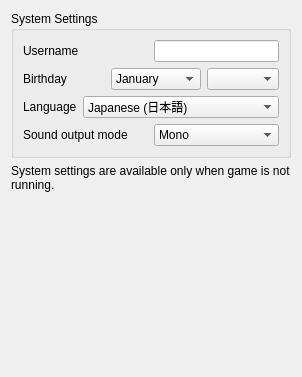
<?xml version="1.0" encoding="UTF-8"?>
<ui version="4.0">
 <class>ConfigureSystem</class>
 <widget class="QWidget" name="ConfigureSystem">
  <property name="geometry">
   <rect>
    <x>0</x>
    <y>0</y>
    <width>300</width>
    <height>377</height>
   </rect>
  </property>
  <property name="windowTitle">
   <string>Form</string>
  </property>
  <layout class="QHBoxLayout" name="horizontalLayout">
   <item>
    <layout class="QVBoxLayout" name="verticalLayout">
     <item>
      <widget class="QGroupBox" name="group_system_settings">
       <property name="title">
        <string>System Settings</string>
       </property>
       <layout class="QVBoxLayout" name="verticalLayout_2">
        <item>
         <layout class="QHBoxLayout" name="horizontalLayout_username">
          <item>
           <widget class="QLabel" name="label_username">
            <property name="text">
             <string>Username</string>
            </property>
           </widget>
          </item>
          <item>
           <widget class="QLineEdit" name="edit_username">
            <property name="sizePolicy">
             <sizepolicy hsizetype="Preferred" vsizetype="Fixed">
              <horstretch>0</horstretch>
              <verstretch>0</verstretch>
             </sizepolicy>
            </property>
           </widget>
          </item>
         </layout>
        </item>
        <item>
         <layout class="QHBoxLayout" name="horizontalLayout_birthday">
          <item>
           <widget class="QLabel" name="label_birthday">
            <property name="text">
             <string>Birthday</string>
            </property>
           </widget>
          </item>
          <item>
           <layout class="QHBoxLayout" name="horizontalLayout_birthday2">
            <item>
             <widget class="QComboBox" name="combo_birthmonth">
              <item>
               <property name="text">
                <string>January</string>
               </property>
              </item>
              <item>
               <property name="text">
                <string>February</string>
               </property>
              </item>
              <item>
               <property name="text">
                <string>March</string>
               </property>
              </item>
              <item>
               <property name="text">
                <string>April</string>
               </property>
              </item>
              <item>
               <property name="text">
                <string>May</string>
               </property>
              </item>
              <item>
               <property name="text">
                <string>June</string>
               </property>
              </item>
              <item>
               <property name="text">
                <string>July</string>
               </property>
              </item>
              <item>
               <property name="text">
                <string>August</string>
               </property>
              </item>
              <item>
               <property name="text">
                <string>September</string>
               </property>
              </item>
              <item>
               <property name="text">
                <string>October</string>
               </property>
              </item>
              <item>
               <property name="text">
                <string>November</string>
               </property>
              </item>
              <item>
               <property name="text">
                <string>December</string>
               </property>
              </item>
             </widget>
            </item>
            <item>
             <widget class="QComboBox" name="combo_birthday"/>
            </item>
           </layout>
          </item>
         </layout>
        </item>
        <item>
         <layout class="QHBoxLayout" name="horizontalLayout_language">
          <item>
           <widget class="QLabel" name="label_language">
            <property name="text">
             <string>Language</string>
            </property>
           </widget>
          </item>
          <item>
           <widget class="QComboBox" name="combo_language">
            <item>
             <property name="text">
              <string>Japanese (日本語)</string>
             </property>
            </item>
            <item>
             <property name="text">
              <string>English</string>
             </property>
            </item>
            <item>
             <property name="text">
              <string>French (français)</string>
             </property>
            </item>
            <item>
             <property name="text">
              <string>German (Deutsch)</string>
             </property>
            </item>
            <item>
             <property name="text">
              <string>Italian (italiano)</string>
             </property>
            </item>
            <item>
             <property name="text">
              <string>Spanish (español)</string>
             </property>
            </item>
            <item>
             <property name="text">
              <string>Simplified Chinese (简体中文)</string>
             </property>
            </item>
            <item>
             <property name="text">
              <string>Korean (한국어)</string>
             </property>
            </item>
            <item>
             <property name="text">
              <string>Dutch (Nederlands)</string>
             </property>
            </item>
            <item>
             <property name="text">
              <string>Portuguese (português)</string>
             </property>
            </item>
            <item>
             <property name="text">
              <string>Russian (Русский)</string>
             </property>
            </item>
            <item>
             <property name="text">
              <string>Traditional Chinese (正體中文)</string>
             </property>
            </item>
           </widget>
          </item>
         </layout>
        </item>
        <item>
         <layout class="QHBoxLayout" name="horizontalLayout_sound">
          <item>
           <widget class="QLabel" name="label_sound">
            <property name="text">
             <string>Sound output mode</string>
            </property>
           </widget>
          </item>
          <item>
           <widget class="QComboBox" name="combo_sound">
            <item>
             <property name="text">
              <string>Mono</string>
             </property>
            </item>
            <item>
             <property name="text">
              <string>Stereo</string>
             </property>
            </item>
            <item>
             <property name="text">
              <string>Surround</string>
             </property>
            </item>
           </widget>
          </item>
         </layout>
        </item>
       </layout>
      </widget>
     </item>
     <item>
      <widget class="QLabel" name="label_disable_info">
       <property name="text">
        <string>System settings are available only when game is not running.</string>
       </property>
       <property name="wordWrap">
        <bool>true</bool>
       </property>
      </widget>
     </item>
     <item>
      <spacer name="verticalSpacer">
       <property name="orientation">
        <enum>Qt::Vertical</enum>
       </property>
       <property name="sizeHint" stdset="0">
        <size>
         <width>20</width>
         <height>238</height>
        </size>
       </property>
      </spacer>
     </item>
    </layout>
   </item>
  </layout>
 </widget>
 <resources/>
 <connections/>
</ui>
